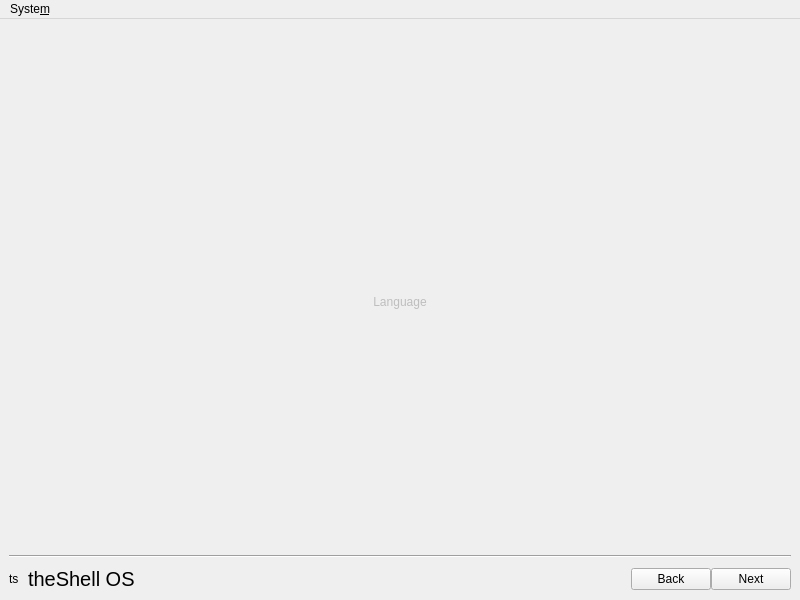
<?xml version="1.0" encoding="UTF-8"?>
<ui version="4.0">
 <class>SystemOnboarding</class>
 <widget class="QMainWindow" name="SystemOnboarding">
  <property name="geometry">
   <rect>
    <x>0</x>
    <y>0</y>
    <width>800</width>
    <height>600</height>
   </rect>
  </property>
  <property name="windowTitle">
   <string>MainWindow</string>
  </property>
  <widget class="QWidget" name="centralwidget">
   <layout class="QVBoxLayout" name="verticalLayout">
    <property name="leftMargin">
     <number>0</number>
    </property>
    <property name="topMargin">
     <number>0</number>
    </property>
    <property name="rightMargin">
     <number>0</number>
    </property>
    <property name="bottomMargin">
     <number>0</number>
    </property>
    <item>
     <widget class="AnimatedStackedWidget" name="pages">
      <property name="currentIndex">
       <number>0</number>
      </property>
      <widget class="QWidget" name="page">
       <property name="autoFillBackground">
        <bool>true</bool>
       </property>
       <layout class="QGridLayout" name="gridLayout">
        <item row="1" column="2">
         <spacer name="horizontalSpacer_2">
          <property name="orientation">
           <enum>Qt::Horizontal</enum>
          </property>
          <property name="sizeHint" stdset="0">
           <size>
            <width>40</width>
            <height>20</height>
           </size>
          </property>
         </spacer>
        </item>
        <item row="2" column="1">
         <spacer name="verticalSpacer">
          <property name="orientation">
           <enum>Qt::Vertical</enum>
          </property>
          <property name="sizeHint" stdset="0">
           <size>
            <width>20</width>
            <height>40</height>
           </size>
          </property>
         </spacer>
        </item>
        <item row="0" column="1">
         <spacer name="verticalSpacer_2">
          <property name="orientation">
           <enum>Qt::Vertical</enum>
          </property>
          <property name="sizeHint" stdset="0">
           <size>
            <width>20</width>
            <height>40</height>
           </size>
          </property>
         </spacer>
        </item>
        <item row="1" column="0">
         <spacer name="horizontalSpacer">
          <property name="orientation">
           <enum>Qt::Horizontal</enum>
          </property>
          <property name="sizeHint" stdset="0">
           <size>
            <width>40</width>
            <height>20</height>
           </size>
          </property>
         </spacer>
        </item>
        <item row="1" column="1">
         <widget class="QFrame" name="frame">
          <property name="frameShape">
           <enum>QFrame::NoFrame</enum>
          </property>
          <property name="frameShadow">
           <enum>QFrame::Raised</enum>
          </property>
          <layout class="QVBoxLayout" name="verticalLayout_3">
           <property name="spacing">
            <number>20</number>
           </property>
           <item>
            <widget class="QLabel" name="tsLogo">
             <property name="text">
              <string notr="true"/>
             </property>
             <property name="scaledContents">
              <bool>false</bool>
             </property>
             <property name="alignment">
              <set>Qt::AlignCenter</set>
             </property>
            </widget>
           </item>
           <item>
            <layout class="QHBoxLayout" name="horizontalLayout_2">
             <item>
              <spacer name="horizontalSpacer_3">
               <property name="orientation">
                <enum>Qt::Horizontal</enum>
               </property>
               <property name="sizeHint" stdset="0">
                <size>
                 <width>40</width>
                 <height>20</height>
                </size>
               </property>
              </spacer>
             </item>
             <item>
              <widget class="QToolButton" name="changeLanguageButton">
               <property name="enabled">
                <bool>false</bool>
               </property>
               <property name="text">
                <string notr="true">Language</string>
               </property>
               <property name="icon">
                <iconset theme="preferences-system-locale">
                 <normaloff>../theShell/shell</normaloff>../theShell/shell</iconset>
               </property>
               <property name="iconSize">
                <size>
                 <width>32</width>
                 <height>32</height>
                </size>
               </property>
               <property name="toolButtonStyle">
                <enum>Qt::ToolButtonTextUnderIcon</enum>
               </property>
               <property name="autoRaise">
                <bool>true</bool>
               </property>
              </widget>
             </item>
             <item>
              <spacer name="horizontalSpacer_4">
               <property name="orientation">
                <enum>Qt::Horizontal</enum>
               </property>
               <property name="sizeHint" stdset="0">
                <size>
                 <width>40</width>
                 <height>20</height>
                </size>
               </property>
              </spacer>
             </item>
            </layout>
           </item>
          </layout>
         </widget>
        </item>
       </layout>
      </widget>
      <widget class="QWidget" name="page_2">
       <property name="autoFillBackground">
        <bool>true</bool>
       </property>
       <layout class="QGridLayout" name="gridLayout_2">
        <item row="4" column="1">
         <widget class="QLineEdit" name="lineEdit_3">
          <property name="echoMode">
           <enum>QLineEdit::Password</enum>
          </property>
         </widget>
        </item>
        <item row="5" column="1">
         <spacer name="verticalSpacer_3">
          <property name="orientation">
           <enum>Qt::Vertical</enum>
          </property>
          <property name="sizeHint" stdset="0">
           <size>
            <width>20</width>
            <height>40</height>
           </size>
          </property>
         </spacer>
        </item>
        <item row="4" column="2">
         <widget class="QLineEdit" name="lineEdit_4">
          <property name="echoMode">
           <enum>QLineEdit::Password</enum>
          </property>
          <property name="placeholderText">
           <string>Again!</string>
          </property>
         </widget>
        </item>
        <item row="2" column="1" colspan="2">
         <widget class="QLineEdit" name="lineEdit"/>
        </item>
        <item row="3" column="1" colspan="2">
         <widget class="QLineEdit" name="lineEdit_2"/>
        </item>
        <item row="4" column="0">
         <widget class="QLabel" name="label_3">
          <property name="text">
           <string>Password</string>
          </property>
         </widget>
        </item>
        <item row="3" column="0">
         <widget class="QLabel" name="label_4">
          <property name="text">
           <string>Username</string>
          </property>
         </widget>
        </item>
        <item row="2" column="0">
         <widget class="QLabel" name="label_5">
          <property name="text">
           <string>Full Name</string>
          </property>
         </widget>
        </item>
        <item row="0" column="0" colspan="3">
         <widget class="QLabel" name="label">
          <property name="font">
           <font>
            <pointsize>20</pointsize>
           </font>
          </property>
          <property name="text">
           <string>User</string>
          </property>
         </widget>
        </item>
        <item row="1" column="0" colspan="3">
         <widget class="QLabel" name="label_2">
          <property name="text">
           <string>Create your user account to log in to this device</string>
          </property>
         </widget>
        </item>
       </layout>
      </widget>
      <widget class="QWidget" name="page_3">
       <layout class="QVBoxLayout" name="verticalLayout_4">
        <item>
         <widget class="QLabel" name="label_6">
          <property name="font">
           <font>
            <pointsize>20</pointsize>
           </font>
          </property>
          <property name="text">
           <string>Timezone</string>
          </property>
         </widget>
        </item>
        <item>
         <widget class="QLabel" name="label_7">
          <property name="text">
           <string>Where are you located?</string>
          </property>
         </widget>
        </item>
        <item>
         <layout class="QHBoxLayout" name="horizontalLayout_4">
          <item>
           <widget class="QListWidget" name="timezoneList">
            <property name="sizePolicy">
             <sizepolicy hsizetype="Expanding" vsizetype="Expanding">
              <horstretch>2</horstretch>
              <verstretch>0</verstretch>
             </sizepolicy>
            </property>
           </widget>
          </item>
          <item>
           <widget class="QListWidget" name="timezoneCityList">
            <property name="sizePolicy">
             <sizepolicy hsizetype="Expanding" vsizetype="Expanding">
              <horstretch>3</horstretch>
              <verstretch>0</verstretch>
             </sizepolicy>
            </property>
           </widget>
          </item>
         </layout>
        </item>
       </layout>
      </widget>
     </widget>
    </item>
    <item>
     <widget class="QFrame" name="lowerPane">
      <property name="frameShape">
       <enum>QFrame::NoFrame</enum>
      </property>
      <property name="frameShadow">
       <enum>QFrame::Raised</enum>
      </property>
      <layout class="QVBoxLayout" name="verticalLayout_2">
       <property name="spacing">
        <number>9</number>
       </property>
       <property name="topMargin">
        <number>0</number>
       </property>
       <item>
        <widget class="Line" name="line">
         <property name="orientation">
          <enum>Qt::Horizontal</enum>
         </property>
        </widget>
       </item>
       <item>
        <layout class="QHBoxLayout" name="horizontalLayout">
         <item>
          <widget class="QLabel" name="iconLabel">
           <property name="text">
            <string>ts</string>
           </property>
          </widget>
         </item>
         <item>
          <widget class="QLabel" name="osNameLabel">
           <property name="font">
            <font>
             <pointsize>15</pointsize>
            </font>
           </property>
           <property name="text">
            <string notr="true">theShell OS</string>
           </property>
          </widget>
         </item>
         <item>
          <spacer name="horizontalSpacer_7">
           <property name="orientation">
            <enum>Qt::Horizontal</enum>
           </property>
           <property name="sizeHint" stdset="0">
            <size>
             <width>40</width>
             <height>20</height>
            </size>
           </property>
          </spacer>
         </item>
         <item>
          <layout class="QHBoxLayout" name="horizontalLayout_3">
           <property name="spacing">
            <number>0</number>
           </property>
           <item>
            <widget class="QPushButton" name="backButton">
             <property name="text">
              <string>Back</string>
             </property>
             <property name="icon">
              <iconset theme="go-previous"/>
             </property>
            </widget>
           </item>
           <item>
            <widget class="QPushButton" name="nextButton">
             <property name="text">
              <string>Next</string>
             </property>
             <property name="icon">
              <iconset theme="go-next">
               <normaloff>.</normaloff>.</iconset>
             </property>
            </widget>
           </item>
          </layout>
         </item>
        </layout>
       </item>
      </layout>
     </widget>
    </item>
   </layout>
  </widget>
  <widget class="QMenuBar" name="menubar">
   <property name="geometry">
    <rect>
     <x>0</x>
     <y>0</y>
     <width>800</width>
     <height>22</height>
    </rect>
   </property>
   <widget class="QMenu" name="menuSystem">
    <property name="title">
     <string>Syste&amp;m</string>
    </property>
    <addaction name="actionReboot"/>
    <addaction name="actionPower_Off"/>
   </widget>
   <addaction name="menuSystem"/>
  </widget>
  <action name="actionReboot">
   <property name="icon">
    <iconset theme="system-reboot">
     <normaloff>.</normaloff>.</iconset>
   </property>
   <property name="text">
    <string>&amp;Reboot</string>
   </property>
  </action>
  <action name="actionPower_Off">
   <property name="icon">
    <iconset theme="system-shutdown">
     <normaloff>.</normaloff>.</iconset>
   </property>
   <property name="text">
    <string>&amp;Power Off</string>
   </property>
  </action>
 </widget>
 <customwidgets>
  <customwidget>
   <class>AnimatedStackedWidget</class>
   <extends>QStackedWidget</extends>
   <header>animatedstackedwidget.h</header>
   <container>1</container>
  </customwidget>
 </customwidgets>
 <resources/>
 <connections/>
</ui>
